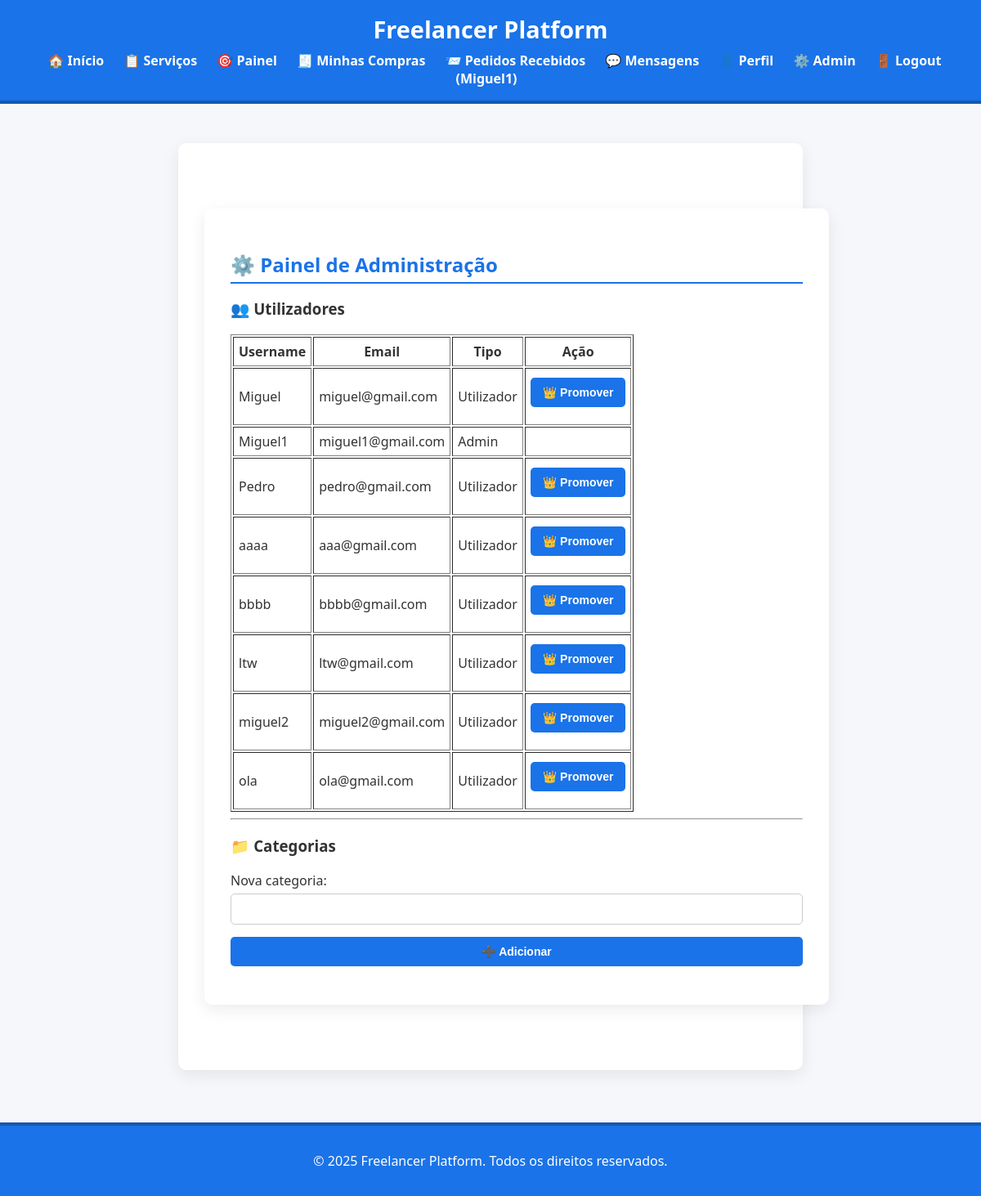
The page /pages/admin.php (signed in) on the database its author committed.
### tables this page shows
CREATE TABLE users (
    id INTEGER PRIMARY KEY AUTOINCREMENT,
    username TEXT NOT NULL UNIQUE,
    email TEXT NOT NULL UNIQUE,
    password_hash TEXT NOT NULL,
    is_admin INTEGER DEFAULT 0
);

### pages/admin.php (the view, shortened to what this page needs)
<?php
require_once '../includes/db.php';
include '../includes/header.php';
$users = $db->query("SELECT id, username, email, is_admin FROM users ORDER BY username ASC")->fetchAll(PDO::FETCH_ASSOC);
?>
<main>
<h2>⚙️ Painel de Administração</h2>
<h3>👥 Utilizadores</h3>
<table border="1" cellpadding="6">
    <tr><th>Username</th><th>Email</th><th>Tipo</th><th>Ação</th></tr>
    <?php foreach ($users as $u): ?>
        <tr>
            <td><?= htmlspecialchars($u['username']) ?></td>
            <td><?= htmlspecialchars($u['email']) ?></td>
            <td><?= $u['is_admin'] ? 'Admin' : 'Utilizador' ?></td>
            <td>
                <?php if (!$u['is_admin']): ?>
                    <form method="post" style="display:inline;">
                        <button class="primary-btn" type="submit">👑 Promover</button>
                    </form>
                <?php endif; ?>
            </td>
        </tr>
    <?php endforeach; ?>
</table>
<hr>
<h3>📁 Categorias</h3>
<form method="post">
    <label>Nova categoria:</label>
    <input type="text" name="new_category" required>
    <button class="primary-btn" type="submit">➕ Adicionar</button>
</form>
</main>
<?php include '../includes/footer.php'; ?>

### css/style.css (style rules this page uses)
body { font-family: 'Segoe UI', sans-serif; background-color: #f5f7fa; margin: 0; padding: 0; color: #333; }
main { padding: 2rem; width: 100%; max-width: 700px; margin: 3rem auto; background-color: white; border-radius: 10px; box-shadow: 0 6px 20px rgba(0, 0, 0, 0.08); }
h2 { color: #1a73e8; border-bottom: 2px solid #1a73e8; padding-bottom: 0.3rem; margin-bottom: 1rem; }
form { margin-top: 1rem; }
input, textarea, button { display: block; width: 100%; padding: 10px; margin-top: 5px; margin-bottom: 15px; border-radius: 5px; border: 1px solid #ccc; box-sizing: border-box; font-size: 14px; }
button, .primary-btn, .danger-btn { font-weight: bold; padding: 10px 15px; border: none; border-radius: 5px; cursor: pointer; transition: 0.2s ease; }
.primary-btn { background-color: #1a73e8; color: white; }

### rows shown on the page
users: username "Miguel", email "miguel@gmail.com", is_admin "Utilizador"
users: username "Miguel1", email "miguel1@gmail.com", is_admin "Admin"
users: username "Pedro", email "pedro@gmail.com", is_admin "Utilizador"
users: username "aaaa", email "aaa@gmail.com", is_admin "Utilizador"
users: username "bbbb", email "bbbb@gmail.com", is_admin "Utilizador"
users: username "ltw", email "ltw@gmail.com", is_admin "Utilizador"
users: username "miguel2", email "miguel2@gmail.com", is_admin "Utilizador"
users: username "ola", email "ola@gmail.com", is_admin "Utilizador"

### other values the page prints
$_SESSION['username'] "Miguel1"
